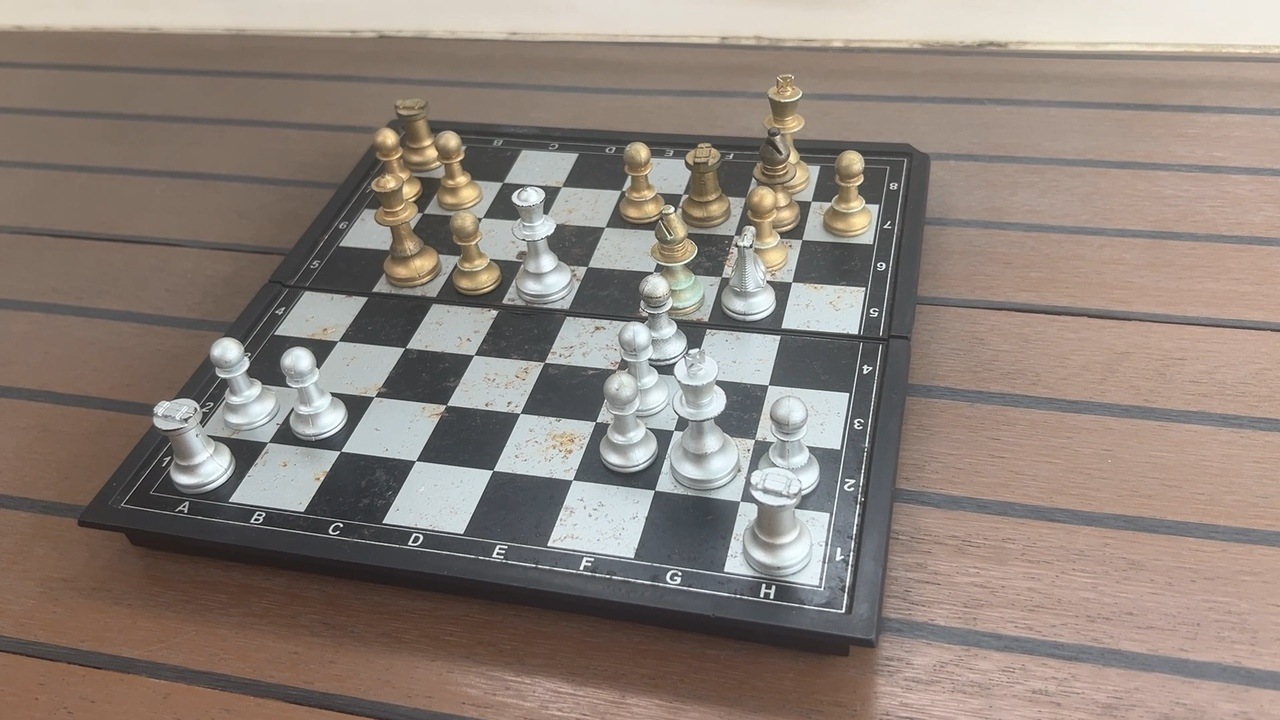
#> input picture Tests/Fixtures/board-9065.jpg, 1280 x 720 px; its folder holds 2 pictures in this run
$ python grid.py ../../Tests/Fixtures ../../Tests/Fixtures/board-9097.jpg 5   (older library calls are emulated)
#> lines starting #> are read from the running program, lines starting #| are printed output that depends on the picture
"""Finds a real chessboard's playing area in a photo: the 9x9 lattice of square corners.

1. X-corners: where four squares meet, light and dark diagonally opposite. A saddle of the
   smoothed brightness, checked by the pattern round it.
2. Lattice: a cell of four X-corners is taken as one square; the homography it gives maps every
   X-corner into lattice coordinates, and the cell that puts most of them on whole numbers wins.
   Refined on all of those points.
3. Board: of the lattice's 8x8 blocks of squares, the one whose squares alternate light and dark
   most clearly, and whose border does not continue the pattern.
"""
import sys, itertools
import numpy as np
import cv2

WORK = 960  # longer side the search works at
FLAT_WEIGHT = 10  # see block_score


RING = np.arange(16) * (2 * np.pi / 16)


# [17 lines left out: function x_pattern, not called in this run]


def quadrant_pattern(g, x, y, r):
    """The pattern round an X-corner whose squares' edges run near the picture's axes: of the four
    diagonal quadrants, opposite ones alike, neighbours different."""
    q = [g[y - r:y - 1, x - r:x - 1].mean(), g[y - r:y - 1, x + 2:x + r + 1].mean(),
         g[y + 2:y + r + 1, x + 2:x + r + 1].mean(), g[y + 2:y + r + 1, x - r:x - 1].mean()]
    a, b = (q[0] + q[2]) / 2, (q[1] + q[3]) / 2
    contrast = abs(a - b)
    return not (contrast < 25 or abs(q[0] - q[2]) > contrast * 0.6 or abs(q[1] - q[3]) > contrast * 0.6)


def xcorners(gray, sigma=2.0, max_points=400, ring=False):
    g = cv2.GaussianBlur(gray.astype(np.float32), (0, 0), sigma)
    ixx = cv2.Sobel(g, cv2.CV_32F, 2, 0, ksize=3)
    iyy = cv2.Sobel(g, cv2.CV_32F, 0, 2, ksize=3)
    ixy = cv2.Sobel(g, cv2.CV_32F, 1, 1, ksize=3)
    saddle = ixy * ixy - ixx * iyy          # positive at saddle points
    saddle[saddle < 0] = 0
    # Local maxima.
    dil = cv2.dilate(saddle, np.ones((9, 9), np.uint8))
    peaks = (saddle == dil) & (saddle > saddle.max() * 0.02)
    ys, xs = np.nonzero(peaks)
    order = np.argsort(-saddle[ys, xs])[:max_points * 3]
    pts = []
    h, w = gray.shape
    r = 6
    for i in order:
        x, y = xs[i], ys[i]
        if x < r + 1 or y < r + 1 or x >= w - r - 1 or y >= h - r - 1:
            continue
        if not (x_pattern if ring else quadrant_pattern)(g, x, y, r):
            continue
        pts.append((x, y))
        if len(pts) >= max_points:
            break
    pts = np.array(pts, np.float32)
    if len(pts):
        # Sub-pixel: OpenCV's corner refinement works on X-corners.
        pts = cv2.cornerSubPix(g.astype(np.uint8) if g.dtype != np.uint8 else g, pts.reshape(-1, 1, 2),
                               (4, 4), (-1, -1), (cv2.TERM_CRITERIA_EPS + cv2.TERM_CRITERIA_MAX_ITER, 30, 0.01)).reshape(-1, 2)
    return pts


def distinct(lat, inl):
    """How many different lattice positions the inlying points take: a homography that maps many
    points onto one position (collapsed) fits nothing."""
    return len({(int(a), int(b)) for a, b in np.round(lat[inl])})


def fit_lattice(pts, gray=None, tries=4000, rng=np.random.default_rng(0)):
    """The homography from lattice coordinates to the image that puts most points on whole numbers."""
    n = len(pts)
    if n < 8:
        return None, None
    D = np.linalg.norm(pts[:, None, :] - pts[None, :, :], axis=2)
    near = np.argsort(D, axis=1)[:, :7]
    best = (0, None)
    candidates = []
    unit = np.array([[0, 0], [1, 0], [1, 1], [0, 1]], np.float32)
    for _ in range(tries):
        p = rng.integers(n)
        nb = near[p, 1:]
        if len(nb) < 3:
            continue
        a, b = rng.choice(nb, 2, replace=False)
        u, v = pts[a] - pts[p], pts[b] - pts[p]
        cross = u[0] * v[1] - u[1] * v[0]
        if abs(cross) < 0.3 * np.linalg.norm(u) * np.linalg.norm(v):
            continue                       # nearly parallel: not two sides of a square
        if cross < 0:
            a, b, u, v = b, a, v, u
        guess = pts[p] + u + v
        dg = np.linalg.norm(pts - guess, axis=1)
        c = int(np.argmin(dg)); dd = dg[c]
        if dd > 0.25 * min(np.linalg.norm(u), np.linalg.norm(v)):
            continue
        quad = np.array([pts[p], pts[a], pts[c], pts[b]], np.float32)
        H = cv2.getPerspectiveTransform(unit, quad)
        lat = cv2.perspectiveTransform(pts.reshape(-1, 1, 2), np.linalg.inv(H)).reshape(-1, 2)
        err = np.abs(lat - np.round(lat)).max(1)
        # Near the cell only: a homography from one cell drifts further out, the more so the
        # steeper the view. Grown outward below.
        local = distinct(lat, (err < 0.15) & (np.abs(lat - 0.5).max(1) < 2.6))
        candidates.append((local, H))
    if not candidates:
        return None, None
    for local, H in sorted(candidates, key=lambda t: -t[0])[:25]:
        for radius in (2.6, 4.6, 7.0, 99):
            lat = cv2.perspectiveTransform(pts.reshape(-1, 1, 2), np.linalg.inv(H)).reshape(-1, 2)
            r = np.round(lat)
            inl = (np.abs(lat - r).max(1) < 0.15) & (np.abs(lat - 0.5).max(1) < radius)
            if distinct(lat, inl) < 5:
                break
            H2, _ = cv2.findHomography(r[inl].astype(np.float32), pts[inl].astype(np.float32), 0)
            if H2 is None or np.size(H2) != 9:
                break
            H = H2
        lat = cv2.perspectiveTransform(pts.reshape(-1, 1, 2), np.linalg.inv(H)).reshape(-1, 2)
        score = distinct(lat, np.abs(lat - np.round(lat)).max(1) < 0.15)
        if score > best[0]:
            best = (score, H)
    if best[1] is None:
        return None, None
    # Refine on the inliers, and repeat once with the better homography.
    H = best[1]
    for _ in range(3):
        lat = cv2.perspectiveTransform(pts.reshape(-1, 1, 2), np.linalg.inv(H)).reshape(-1, 2)
        r = np.round(lat)
        inl = np.abs(lat - r).max(1) < 0.15
        if inl.sum() < 8:
            break
        H2, _ = cv2.findHomography(r[inl].astype(np.float32), pts[inl].astype(np.float32), 0)
        if H2 is None or np.size(H2) != 9:
            break
        H = H2
    lat = cv2.perspectiveTransform(pts.reshape(-1, 1, 2), np.linalg.inv(H)).reshape(-1, 2)
    r = np.round(lat).astype(int)
    inl = np.abs(lat - r).max(1) < 0.15
    H = reduce_basis(H, pts)
    lat = cv2.perspectiveTransform(pts.reshape(-1, 1, 2), np.linalg.inv(H)).reshape(-1, 2)
    r = np.round(lat).astype(int)
    if gray is not None and inl.sum() >= 4:
        H = choose_basis(H, r[inl], gray)
        lat = cv2.perspectiveTransform(pts.reshape(-1, 1, 2), np.linalg.inv(H)).reshape(-1, 2)
        r = np.round(lat).astype(int)
        inl = np.abs(lat - r).max(1) < 0.15
    return H, r[inl]


# One shear step either way, in either direction; the identity first, so that it wins a tie.
STEPS = [np.eye(3)] + [np.array(m, float) for m in (
    [[1, 1, 0], [0, 1, 0], [0, 0, 1]], [[1, -1, 0], [0, 1, 0], [0, 0, 1]],
    [[1, 0, 0], [1, 1, 0], [0, 0, 1]], [[1, 0, 0], [-1, 1, 0], [0, 0, 1]])]


def reduce_basis(H, pts):
    """The same lattice with its squarest cell in the picture (Gauss's reduction of the image
    steps at the points' centre). That is the board's squares in most views; seen corner-on, a
    square looks like a flat diamond, and the reduction may take its short diagonal for a side:
    `choose_basis` then corrects it by one shear step."""
    centre = pts.mean(0).reshape(1, 1, 2).astype(np.float32)
    T = np.eye(3)
    for _ in range(20):
        M = H @ T
        c = cv2.perspectiveTransform(centre, np.linalg.inv(M)).reshape(2)
        def step(d):
            q = cv2.perspectiveTransform(np.array([[c], [c + d]], np.float32), M).reshape(2, 2)
            return q[1] - q[0]
        u, v = step(np.array([1, 0], np.float32)), step(np.array([0, 1], np.float32))
        if not (np.isfinite(u).all() and np.isfinite(v).all()) or min(u @ u, v @ v) < 4:
            return H
        if u @ u > v @ v:
            T = T @ np.array([[0, 1, 0], [1, 0, 0], [0, 0, 1]], float)
            continue
        m = round(float(u @ v) / float(u @ u))
        if m == 0:
            break
        T = T @ np.array([[1, -m, 0], [0, 1, 0], [0, 0, 1]], float)
    return H @ T


def choose_basis(H, lat, gray):
    """The board's own squares among the lattice's bases. Any whole-number shear of the lattice
    passes through the same points, so the fit cannot choose; nor can the cells' shape (a board
    seen corner-on has squares that look like flat diamonds, shorter across than along a side).
    The squares' colours can: in the board's basis each cell's middle lies inside one square, and
    cells alternate light and dark; in a sheared one the middles fall on the squares' edges."""
    # Judged on the cells all four of whose corners were found: they are on the board. The
    # lattice's whole span also takes in stray points off the board, whose cells would swamp it.
    found = {(int(a), int(b)) for a, b in lat}
    cells = np.array([[i + 0.5, j + 0.5] for i, j in found
                      if (i + 1, j) in found and (i, j + 1) in found and (i + 1, j + 1) in found], np.float32)
    if len(cells) < 6:
        lo, hi = lat.min(0), lat.max(0)
        cells = np.array([[i + 0.5, j + 0.5] for i in range(lo[0] - 1, hi[0] + 1) for j in range(lo[1] - 1, hi[1] + 1)], np.float32)
    h, w = gray.shape
    best = (-1, H)
    for T in STEPS:
        M = H @ T
        Ti = np.linalg.inv(T)
        # The same image cells, named in the new basis: their middles are what is sampled.
        mids = cv2.perspectiveTransform(cv2.perspectiveTransform(cells.reshape(-1, 1, 2), Ti), np.eye(3)).reshape(-1, 2)
        ij = np.floor(mids)
        centres = cv2.perspectiveTransform((ij + 0.5).reshape(-1, 1, 2).astype(np.float32), M).reshape(-1, 2)
        ok = (centres[:, 0] >= 0) & (centres[:, 1] >= 0) & (centres[:, 0] < w) & (centres[:, 1] < h)
        if ok.sum() < 8:
            continue
        v = gray[centres[ok, 1].astype(int), centres[ok, 0].astype(int)].astype(np.float32)
        parity = (ij[ok].sum(1) % 2).astype(bool)
        if parity.all() or (~parity).all():
            continue
        contrast = abs(np.median(v[parity]) - np.median(v[~parity]))
        if contrast > best[0] * 1.05:      # a clear gain only: the identity wins ties
            best = (contrast, M)
    return best[1]


GRID = np.array([[[x, y]] for x in np.linspace(0.12, 0.88, 5) for y in np.linspace(0.12, 0.88, 5)], np.float32)


def square_values(gray, H, i0, j0, n=10):
    """Brightness of each lattice square (i, j) from (i0-1, j0-1), n x n: the median of the part
    of the square nearest the camera (lowest in the picture). Pieces stand up from their squares
    and hide what is behind them, higher in the picture; the near part is the likeliest seen."""
    h, w = gray.shape
    offs = np.array([[i0 - 1 + a, j0 - 1 + b] for b in range(n) for a in range(n)], np.float32)
    allp = (GRID.reshape(1, -1, 2) + offs[:, None, :]).reshape(-1, 1, 2)
    p = cv2.perspectiveTransform(allp, H).reshape(n * n, -1, 2)
    inside = ((p[..., 0] >= 0) & (p[..., 1] >= 0) & (p[..., 0] < w) & (p[..., 1] < h)).all(1)
    order = np.argsort(-p[..., 1], axis=1)[:, :8]
    near = np.take_along_axis(p, order[..., None], axis=1)
    xi = np.clip(near[..., 0].astype(int), 0, w - 1); yi = np.clip(near[..., 1].astype(int), 0, h - 1)
    vals = np.median(gray[yi, xi].astype(np.float32), axis=1)
    vals[~inside] = np.nan
    return vals.reshape(n, n)


def block_score(gray, H, lat, i0, j0):
    """How well the 8x8 block of lattice squares from (i0, j0) fits a board: None if it is mostly
    outside the picture, else (score, i0, j0, corners inside, contrast, carry, flat lines)."""
    v = square_values(gray, H, i0, j0)
    inner = v[1:9, 1:9]
    if np.isnan(inner).mean() > 0.2:
        return None
    parity = (np.add.outer(np.arange(8), np.arange(8)) % 2).astype(bool)
    a, b = np.nanmedian(inner[parity]), np.nanmedian(inner[~parity])
    contrast = abs(a - b)
    # Every row and column of a board alternates light and dark, square to square. A block taking
    # in a row of the board's wooden frame has a line that does not (pieces standing on the
    # squares spoil single squares, which the medians above shrug off, but not a whole line).
    sign = np.where(parity, 1.0, -1.0) * (1.0 if a > b else -1.0)
    lines = [inner[k, :] for k in range(8)] + [inner[:, k] for k in range(8)]
    signs = [sign[k, :] for k in range(8)] + [sign[:, k] for k in range(8)]
    flat = 0.0
    for u, sg in zip(lines, signs):
        d = (u[:-1] - u[1:]) * sg[:-1]
        d = d[~np.isnan(d)]
        if len(d) >= 4:
            flat += max(0.0, 0.4 - float(np.mean(d)) / (contrast + 1e-6))
    misfit = flat
    # The X-corners found inside this block, out of the 49 there are.
    corners_in = ((lat[:, 0] > i0) & (lat[:, 0] < i0 + 8) & (lat[:, 1] > j0) & (lat[:, 1] < j0 + 8)).sum()
    # The ring of squares round it should not carry the pattern on; but not the far side, where
    # pieces stand in front.
    sides = {'L': [(0, k) for k in range(1, 9)], 'R': [(9, k) for k in range(1, 9)],
             'T': [(k, 0) for k in range(1, 9)], 'B': [(k, 9) for k in range(1, 9)]}
    centre = lambda x, y: cv2.perspectiveTransform(np.array([[[i0 - 1 + x + 0.5, j0 - 1 + y + 0.5]]], np.float32), H)[0, 0, 1]
    far = min(sides, key=lambda k: np.mean([centre(x, y) for x, y in sides[k]]))
    ring = []
    for side, cells in sides.items():
        if side == far:
            continue
        for (x, y) in cells:
            val = v[y, x]
            if np.isnan(val):
                continue
            expect_a = ((x - 1) + (y - 1)) % 2 == 1
            ring.append((val - (a + b) / 2) / ((a - b) / 2 + 1e-6) * (1 if expect_a else -1))
    carry = max(0.0, np.mean(ring)) if ring else 0.0
    score = corners_in + 10 * contrast / 255 - 20 * carry - FLAT_WEIGHT * misfit
    return score, i0, j0, corners_in, contrast, carry, misfit


def place_board(gray, H, lat):
    """The 8x8 block of lattice squares that is the board: corners at lattice (i0, j0)..(i0+8, j0+8)."""
    lo, hi = lat.min(0), lat.max(0)
    best = None
    for i0 in range(lo[0] - 2, hi[0] - 5):
        for j0 in range(lo[1] - 2, hi[1] - 5):
            s = block_score(gray, H, lat, i0, j0)
            if s is not None and (best is None or s[0] > best[0]):
                best = s
    return None if best is None else best[1:6]


def plausible(q):
    """A board seen in perspective is a convex quadrilateral without very sharp corners; a lattice
    fitted to stray points can make a thin sliver instead."""
    crosses = []
    for k in range(4):
        u, v = q[k - 1] - q[k], q[(k + 1) % 4] - q[k]
        crosses.append(u[0] * v[1] - u[1] * v[0])
        cos = np.dot(u, v) / (np.linalg.norm(u) * np.linalg.norm(v) + 1e-9)
        if np.arccos(np.clip(cos, -1, 1)) <= np.radians(20):
            return False
    return all(c > 0 for c in crosses) or all(c < 0 for c in crosses)


def find_board(image, ring=False):
    """The board's corners in `image` (top left, top right, bottom right, bottom left as seen), or None.
    The X-corners are checked by quadrants, or with `ring` by a ring round them: the ring finds
    boards turned near 45 degrees, which the quadrants miss, but takes more points on the board's
    printed border and pieces, and places the board a square off more often. locate.py tries the
    quadrants first."""
    h, w = image.shape[:2]
    k = WORK / max(h, w)
    small = cv2.resize(image, (int(w * k), int(h * k)), interpolation=cv2.INTER_AREA)
    gray = cv2.cvtColor(small, cv2.COLOR_BGR2GRAY)
    pts = xcorners(gray, ring=ring)
    H, lat = fit_lattice(pts, gray)
    if H is None or len(lat) == 0:
        return None, pts / k, None
    placed = place_board(gray, H, lat)
    if placed is None:
        return None, pts / k, None
    i0, j0 = placed[:2]
    quad = cv2.perspectiveTransform(np.array([[[i0, j0]], [[i0 + 8, j0]], [[i0 + 8, j0 + 8]], [[i0, j0 + 8]]], np.float32), H).reshape(-1, 2)
    if not plausible(quad):
        return None, pts / k, None
    # Lattice to image, in full-size pixels, with the board's corner at lattice (0, 0).
    S = np.diag([1 / k, 1 / k, 1]) @ H @ np.array([[1, 0, i0], [0, 1, j0], [0, 0, 1]], np.float64)
    return quad / k, pts / k, (S, placed)


def draw(image, quad, pts, S):
    out = image.copy()
    for x, y in pts:
        cv2.circle(out, (int(x), int(y)), 4, (0, 0, 255), -1)
    if S is not None:
        H = S[0]
        for t in range(9):
            for a, b in [((t, 0), (t, 8)), ((0, t), (8, t))]:
                p = cv2.perspectiveTransform(np.array([[a], [b]], np.float32), H).reshape(-1, 2)
                cv2.line(out, tuple(map(int, p[0])), tuple(map(int, p[1])), (0, 255, 0), 2)
    return out


if __name__ == '__main__':
    import os
    src, dst = sys.argv[1], sys.argv[2]
    os.makedirs(dst, exist_ok=True)
    files = sorted(f for f in os.listdir(src) if f.endswith('.jpg'))
    if len(sys.argv) > 3:
        files = files[::int(sys.argv[3])]
    for f in files:
        img = cv2.imread(os.path.join(src, f))
#> img is the input picture: shape (720, 1280, 3); mean B, G, R 121.7, 129.8, 141.5
        quad, pts, S = find_board(img)
#> in xcorners, `g = cv2.GaussianBlur(gray.astype(np.float32), (0, 0), sigma)`:
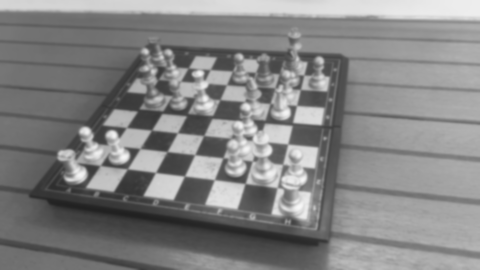
#> g: shape (540, 960) float32 (shown at 1/2 size); min 32.35, max 248.9, mean 132.4
#> in xcorners, `ixx = cv2.Sobel(g, cv2.CV_32F, 2, 0, ksize=3)`:
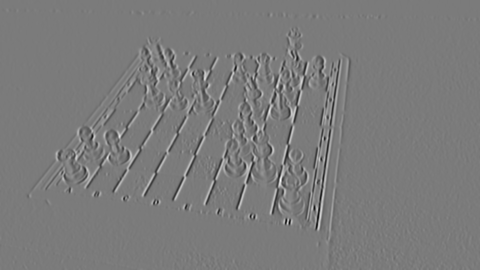
#> ixx: shape (540, 960) float32 (shown at 1/2 size); min -42.56, max 45.48, mean 0; drawn with min black and max white
#> in xcorners, `iyy = cv2.Sobel(g, cv2.CV_32F, 0, 2, ksize=3)`:
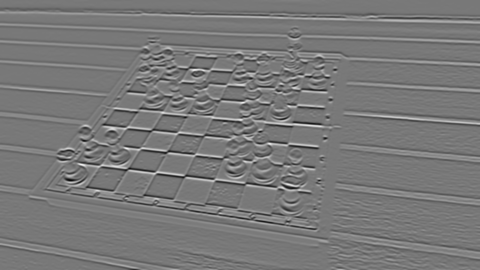
#> iyy: shape (540, 960) float32 (shown at 1/2 size); min -40.74, max 45.31, mean 0; drawn with min black and max white
#> in xcorners, `ixy = cv2.Sobel(g, cv2.CV_32F, 1, 1, ksize=3)`:
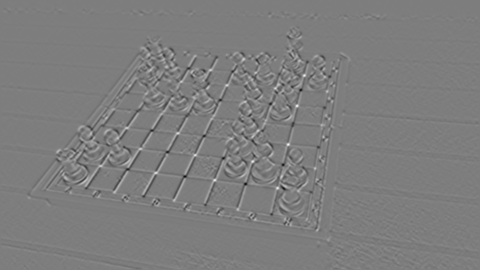
#> ixy: shape (540, 960) float32 (shown at 1/2 size); min -31.47, max 32.34, mean 0; drawn with min black and max white
#> in xcorners, `saddle[saddle < 0] = 0`:
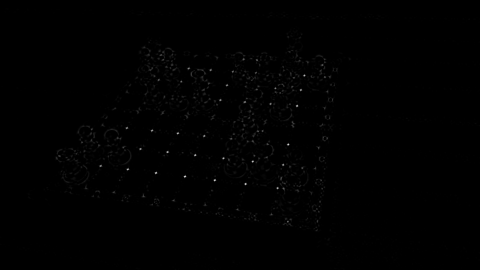
#> saddle: shape (540, 960) float32 (shown at 1/2 size); min 0, max 1282.3, mean 4.9; drawn with min black and max white
#> in xcorners, `dil = cv2.dilate(saddle, np.ones((9, 9), np.uint8))`:
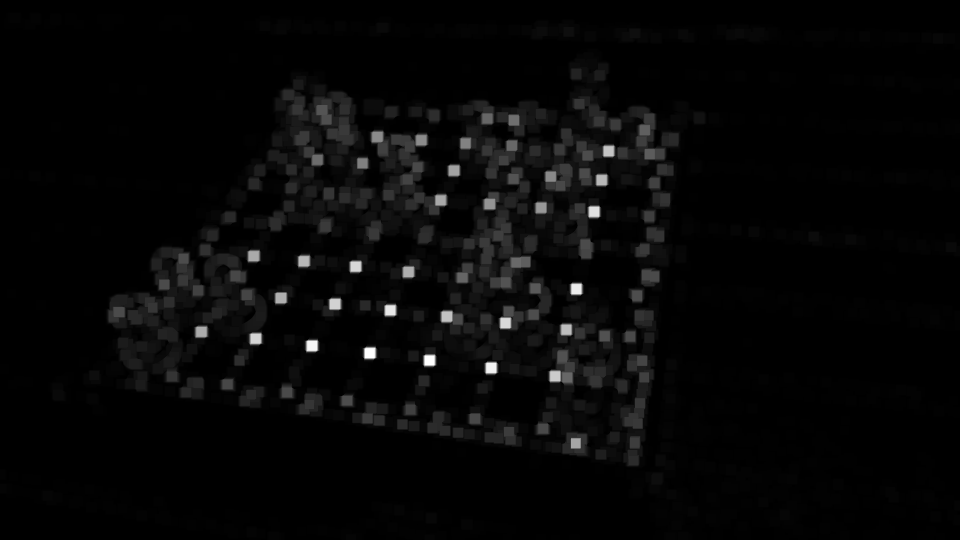
#> dil: shape (540, 960) float32; min 0, max 1282.3, mean 36.5; drawn with min black and max white
#> in xcorners, `ys, xs = np.nonzero(peaks)`: ys = 850 values from 25 to 539; xs = 850 values, max 951 at index 401, min 47 at index 842, mean 449.2
#> (the rest of the program and of its run is left out)
